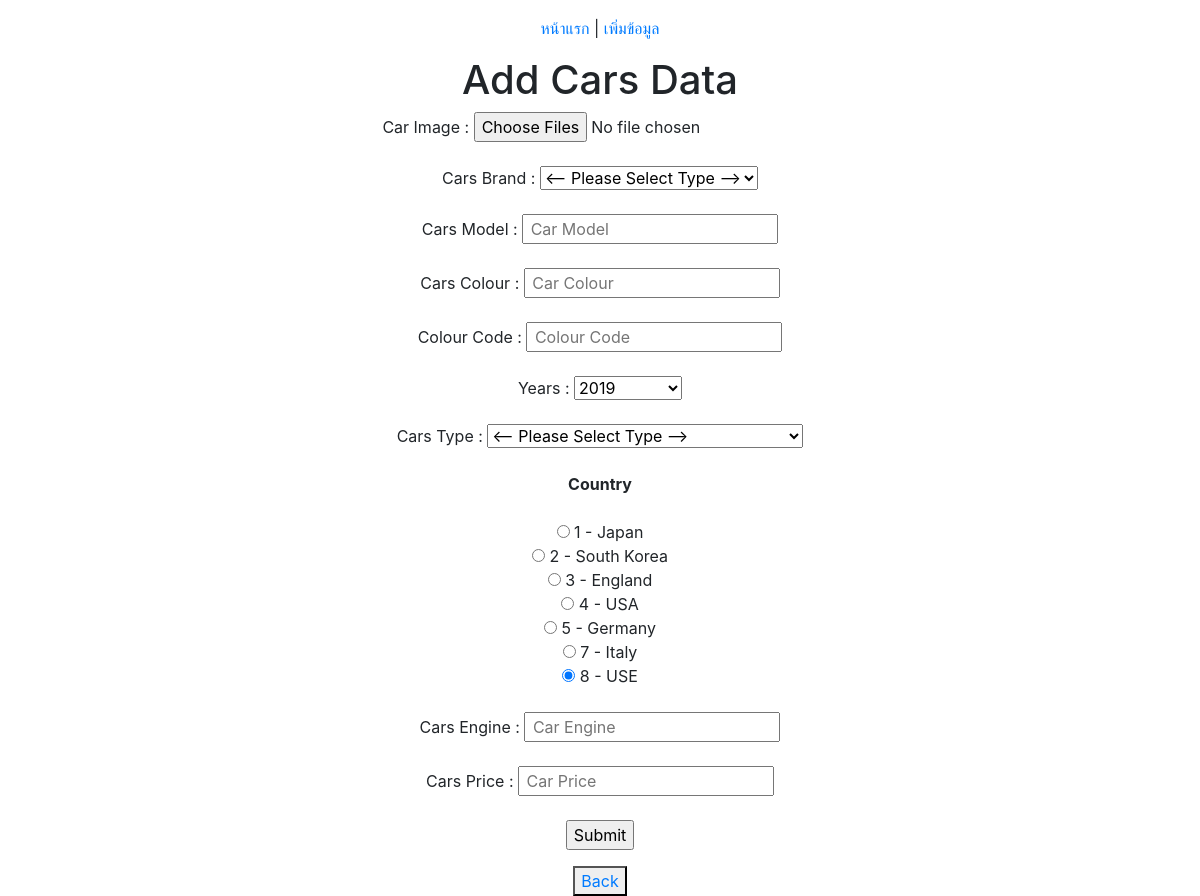
The page /data_add_cars.php on the database its author committed.
### tables this page shows
CREATE TABLE `in_cars_country` (
  `cc_id` int(11) NOT NULL,
  `cc_name` varchar(500) NOT NULL,
  `createdate` datetime NOT NULL,
  `updatedate` timestamp NOT NULL DEFAULT CURRENT_TIMESTAMP ON UPDATE CURRENT_TIMESTAMP
);

### data_add_cars.php (the view, shortened to what this page needs)
<?php
        require("connect_db.php");
 ?>
 <!DOCTYPE html>
<html lang="en">
<head>
        <link rel="stylesheet" href="https://stackpath.bootstrapcdn.com/bootstrap/4.3.1/css/bootstrap.min.css">
</head>
<body>
        <p><div align="center">
              <a href="data_cars.php">หน้าแรก</a>
            | <a href="data_add_cars.php">เพิ่มข้อมูล</a>
        </p>
<h1><div align="center">Add Cars Data</h1>
    <form class="" action="?" method="post" enctype="multipart/form-data">
        Car Image :
            <input type="file"  name="image" value="" multiple=""/>
        <br><br>
        Cars Brand :
        <select name="input_carBrand" id="prov">
            <option value=""><-- Please Select Type --></option>
        </select>
        <br><br>
        Cars Model : <input type="text" name="input_carModel" value="" placeholder=" Car Model" require><br><br>
        Cars Colour : <input type="text" name="input_carColour" value="" placeholder=" Car Colour"><br><br>
        Colour Code : <input type="text" name="input_carColourCode" value="" placeholder=" Colour Code"><br><br>
        <?php
            $yearArray = range(1990, 2019);
        ?>
        Years :
            <select name="input_carYears">
                <?php
                foreach ($yearArray as $year) {
                    $selected = ($year == 2019) ? 'selected' : '';
                    echo '<option '.$selected.' value="'.$year.'">'.$year.'</option>';
                }
                ?>
            </select>
        <br><br>
         Cars Type :
        <select name="input_carType" id="prov">
            <option value=""><-- Please Select Type --></option>
        </select>
        <br><br>
        <b> Country </b><br><br>
        <?php
             $str_SQL = "SELECT * FROM in_cars_country ORDER BY cc_id ASC";
             $r = $conn->query($str_SQL);
            if ($r->num_rows > 0) {
                 $i=0;  $objres='';
                while($objres = $r->fetch_assoc()){?>
                    <input name="input_carCountry" type="radio" id="radio<?php $i+1;?>"
                        value="<?php echo $objres["cc_id"];?>"  checked="checked"
                    /> <?php echo $objres["cc_id"]." - ".$objres["cc_name"]; ?><br><?php
                }
            }else {
                echo "No data.";
            }
        ?>
        <br>
        Cars Engine : <input type="text" name="input_carEngine" value="" placeholder=" Car Engine"><br><br>
        Cars Price : <input type="text" name="input_carPrice" value="" placeholder=" Car Price">
        <br><br>
        <p><input type="submit" name="submit" value="Submit"/></p>
        <button type="submit" name="Bbutton" ><a href="data_cars.php">Back</a></button>
    </form>
</body>
</html>

### rows shown on the page
in_cars_country: cc_id "1", cc_name "Japan"
in_cars_country: cc_id "2", cc_name "South Korea"
in_cars_country: cc_id "3", cc_name "England"
in_cars_country: cc_id "4", cc_name "USA"
in_cars_country: cc_id "5", cc_name "Germany"
in_cars_country: cc_id "7", cc_name "Italy"
in_cars_country: cc_id "8", cc_name "USE"

### other values the page prints
form field input_carYears "2019"
